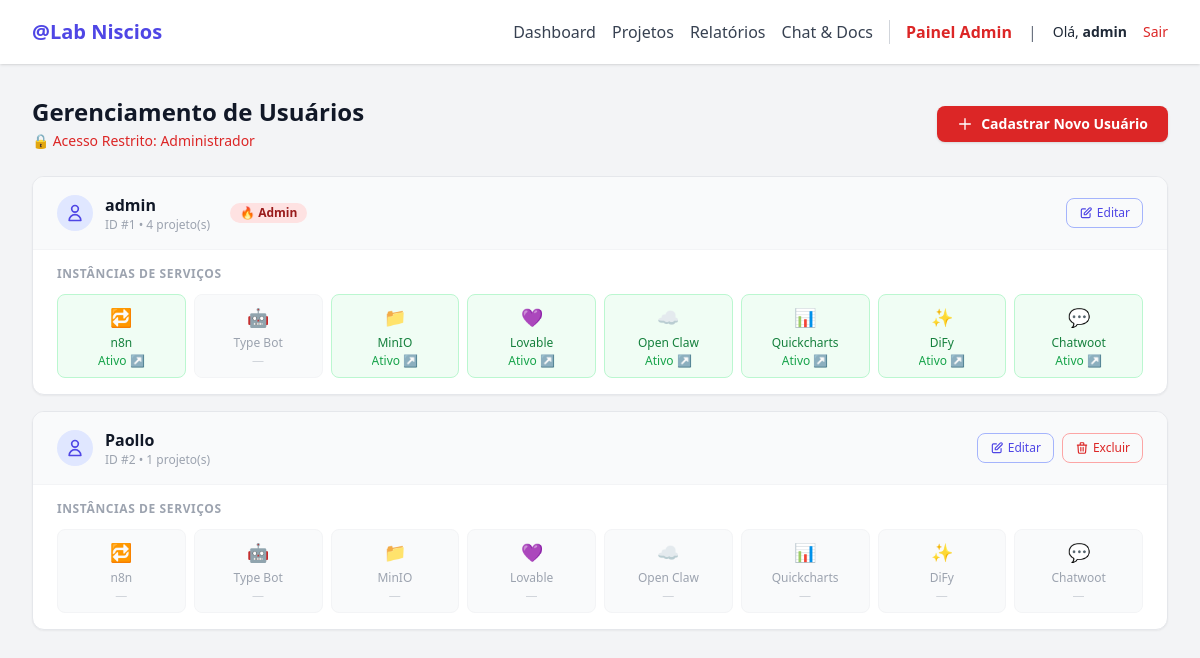
Page /admin/users (signed in) on the committed database.
### app/models.py (models this page shows)
class User(Base):
    __tablename__ = "users"
    id = Column(Integer, primary_key=True, index=True)
    username = Column(String, unique=True, index=True)
    hashed_password = Column(String)
    n8n_link = Column(String, nullable=True)
    typebot_link = Column(String, nullable=True)
    minion_link = Column(String, nullable=True)
    lovable_link = Column(String, nullable=True)
    open_claw_link = Column(String, nullable=True)
    quickcharts_link = Column(String, nullable=True)
    dify_link = Column(String, nullable=True)
    chatwoot_link = Column(String, nullable=True)
    is_admin = Column(Boolean, default=False)
    show_projects = Column(Boolean, default=False)
    projects = relationship("Project", back_populates="owner")
    files = relationship("UploadedFile", back_populates="owner")
    chats = relationship("ChatMessage", back_populates="owner")

### app/routes/admin.py (the view)
@router.get("/users", response_class=HTMLResponse)
async def admin_users_list(
    request: Request,
    db: Session = Depends(database.get_db),
    admin_user: models.User = Depends(get_current_admin_user)
):
    users = db.query(models.User).all()
    from ..main import templates
    return templates.TemplateResponse("admin_users.html", {
        "request": request, "user": admin_user, "users_list": users
    })

### app/templates/admin_users.html
{% extends "base.html" %}
{% block content %}
<div class="mb-6 flex flex-col md:flex-row justify-between items-start md:items-center gap-4">
    <div>
        <h2 class="text-2xl font-bold text-gray-900">Gerenciamento de Usuários</h2>
        <span class="text-sm text-red-600 font-medium">🔒 Acesso Restrito: Administrador</span>
    </div>
    <a href="/admin/users/new" class="bg-red-600 text-white px-5 py-2 rounded-lg hover:bg-red-700 text-sm font-semibold shadow transition-colors flex items-center gap-2">
        <svg class="w-4 h-4" fill="none" stroke="currentColor" viewBox="0 0 24 24"><path stroke-linecap="round" stroke-linejoin="round" stroke-width="2" d="M12 4v16m8-8H4"/></svg>
        Cadastrar Novo Usuário
    </a>
</div>
<div class="space-y-4">
    {% for u in users_list %}
    <div class="bg-white rounded-xl shadow-sm border border-gray-200 overflow-hidden hover:shadow-md transition-shadow">
        <div class="flex items-center justify-between px-6 py-4 bg-gray-50 border-b border-gray-100">
            <div class="flex items-center gap-3">
                <div class="w-9 h-9 rounded-full bg-indigo-100 flex items-center justify-center">
                    <svg class="w-5 h-5 text-indigo-600" fill="none" stroke="currentColor" viewBox="0 0 24 24"><path stroke-linecap="round" stroke-linejoin="round" stroke-width="2" d="M16 7a4 4 0 11-8 0 4 4 0 018 0zM12 14a7 7 0 00-7 7h14a7 7 0 00-7-7z"/></svg>
                </div>
                <div>
                    <p class="font-bold text-gray-900 text-base">{{ u.username }}</p>
                    <p class="text-xs text-gray-400">ID #{{ u.id }} &bull; {{ u.projects|length }} projeto(s)</p>
                </div>
                {% if u.is_admin %}
                <span class="ml-2 inline-flex items-center px-2.5 py-0.5 rounded-full text-xs font-semibold bg-red-100 text-red-800">🔥 Admin</span>
                {% endif %}
            </div>
            <div class="flex items-center gap-2">
                <a href="/admin/users/{{ u.id }}/edit"
                   class="inline-flex items-center gap-1 px-3 py-1.5 text-xs font-medium text-indigo-600 border border-indigo-300 rounded-lg hover:bg-indigo-50 transition-colors">
                    <svg class="w-3.5 h-3.5" fill="none" stroke="currentColor" viewBox="0 0 24 24"><path stroke-linecap="round" stroke-linejoin="round" stroke-width="2" d="M11 5H6a2 2 0 00-2 2v11a2 2 0 002 2h11a2 2 0 002-2v-5m-1.414-9.414a2 2 0 112.828 2.828L11.828 15H9v-2.828l8.586-8.586z"/></svg>
                    Editar
                </a>
                {% if u.id != user.id %}
                <form method="POST" action="/admin/users/{{ u.id }}/delete" onsubmit="return confirm('Tem certeza que deseja excluir o usuário {{ u.username }}? Esta ação é irreversível.')">
                    <button type="submit" class="inline-flex items-center gap-1 px-3 py-1.5 text-xs font-medium text-red-600 border border-red-300 rounded-lg hover:bg-red-50 transition-colors">
                        <svg class="w-3.5 h-3.5" fill="none" stroke="currentColor" viewBox="0 0 24 24"><path stroke-linecap="round" stroke-linejoin="round" stroke-width="2" d="M19 7l-.867 12.142A2 2 0 0116.138 21H7.862a2 2 0 01-1.995-1.858L5 7m5 4v6m4-6v6m1-10V4a1 1 0 00-1-1h-4a1 1 0 00-1 1v3M4 7h16"/></svg>
                        Excluir
                    </button>
                </form>
                {% endif %}
            </div>
        </div>
        <div class="px-6 py-4">
            <p class="text-xs font-semibold text-gray-400 uppercase tracking-wider mb-3">Instâncias de Serviços</p>
            <div class="grid grid-cols-2 sm:grid-cols-4 lg:grid-cols-8 gap-2">
                {% set services = [
                    ("n8n", u.n8n_link, "🔁"),
                    ("Type Bot", u.typebot_link, "🤖"),
                    ("MinIO", u.minion_link, "📁"),
                    ("Lovable", u.lovable_link, "💜"),
                    ("Open Claw", u.open_claw_link, "☁️"),
                    ("Quickcharts", u.quickcharts_link, "📊"),
                    ("DiFy", u.dify_link, "✨"),
                    ("Chatwoot", u.chatwoot_link, "💬"),
                ] %}
                {% for name, link, icon in services %}
                <div class="flex flex-col items-center p-2 rounded-lg border {% if link %}border-green-200 bg-green-50{% else %}border-gray-100 bg-gray-50{% endif %} text-center">
                    <span class="text-lg mb-1">{{ icon }}</span>
                    <span class="text-xs font-medium {% if link %}text-green-700{% else %}text-gray-400{% endif %}">{{ name }}</span>
                    {% if link %}
                    <a href="{{ link }}" target="_blank" class="text-xs text-green-600 hover:underline mt-0.5 truncate max-w-full">Ativo ↗</a>
                    {% else %}
                    <span class="text-xs text-gray-300 mt-0.5">—</span>
                    {% endif %}
                </div>
                {% endfor %}
            </div>
        </div>
    </div>
    {% else %}
    <div class="bg-white rounded-xl shadow-sm border border-gray-200 px-6 py-12 text-center text-gray-400">
        Nenhum usuário encontrado no sistema.
    </div>
    {% endfor %}
</div>
{% endblock %}

### app/templates/base.html (shortened to what this page needs)
<!DOCTYPE html>
<html lang="pt-BR">
<head>
    <script src="https://cdn.tailwindcss.com"></script>
</head>
<body class="bg-gray-100 font-sans leading-normal tracking-normal text-gray-800">
    <nav class="bg-white shadow">
        <div class="max-w-7xl mx-auto px-2 sm:px-6 lg:px-8">
            <div class="relative flex justify-between h-16">
                <div class="absolute inset-y-0 left-0 flex items-center">
                    <a href="/" class="text-xl font-bold text-indigo-600">@Lab Niscios</a>
                </div>
                {% if user %}
                <div class="flex items-center space-x-4 ml-auto">
                    <a href="/" class="text-gray-700 hover:text-indigo-600 font-medium">Dashboard</a>
                    {% if user.is_admin or user.show_projects %}
                    <a href="/projects" class="text-gray-700 hover:text-indigo-600 font-medium">Projetos</a>
                    <a href="/projects/reports" class="text-gray-700 hover:text-indigo-600 font-medium">Relatórios</a>
                    {% endif %}
                    <a href="/chat" class="text-gray-700 hover:text-indigo-600 font-medium">Chat & Docs</a>
                    {% if user.is_admin %}
                    <a href="/admin/users"
                        class="text-red-600 font-bold hover:text-red-800 ml-4 border-l pl-4 border-gray-300">Painel
                        Admin</a>
                    {% endif %}
                    <span class="text-gray-500 ml-4">|</span>
                    <span class="text-sm ml-4">Olá, <b>{{ user.username }}</b></span>
                    <a href="/auth/logout" class="text-sm text-red-600 hover:text-red-800">Sair</a>
                </div>
                {% endif %}
            </div>
        </div>
    </nav>
    <main class="max-w-7xl mx-auto px-4 sm:px-6 lg:px-8 py-8">
        {% block content %}{% endblock %}
    </main>
</body>
</html>

### rows in the picture
User: username "admin", id "1", projects|length "4", is_admin "🔥 Admin", icon "🔁", name "n8n", services "🤖", services "Type Bot", icon "📁", name "MinIO", icon "💜", name "Lovable", icon "☁️", name "Open Claw", icon "📊", name "Quickcharts", icon "✨", name "DiFy", icon "💬", name "Chatwoot"
User: username "Paollo", id "2", projects|length "1", services "🔁" "🤖" "📁" "💜" "☁️" "📊" "✨" "💬", services "n8n" "Type Bot" "MinIO" "Lovable" "Open Claw" "Quickcharts" "DiFy" "Chatwoot"
